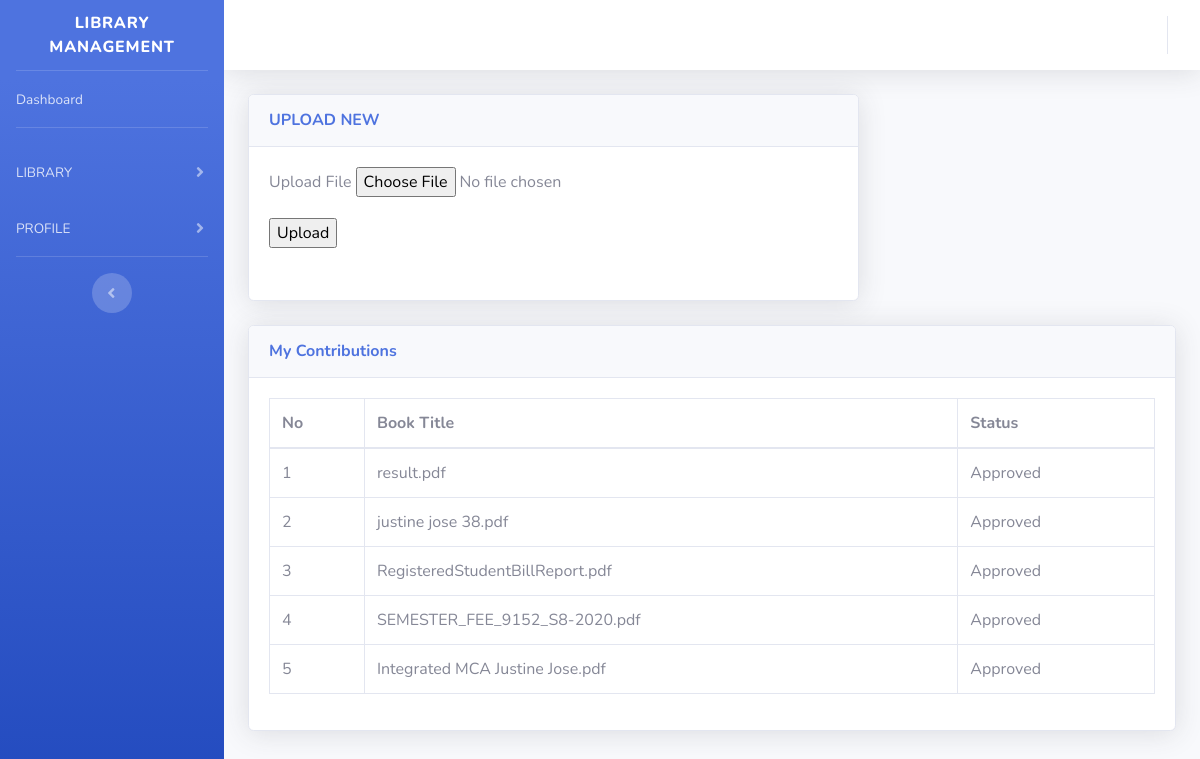
/templates/startbootstrap-sb-admin-2-gh-pages/user_ebook_add.php (signed in), run on the app's committed database.
### tables this page shows
CREATE TABLE `ebook_table` (
  `ebook_id` int(10) NOT NULL,
  `l_id` int(10) NOT NULL,
  `book_name` varchar(255) NOT NULL,
  `book_size` int(40) NOT NULL,
  `downloads` int(11) NOT NULL,
  `status` varchar(40) NOT NULL
);

### templates/startbootstrap-sb-admin-2-gh-pages/user_ebook_add.php (the view, shortened to what this page needs)
<?php
$con=mysqli_connect("localhost","root","","library_management")or die("Couldn't connect to server");
?>
<!DOCTYPE html>
<html lang="en">
<head>
    <link href="vendor/fontawesome-free/css/all.min.css" rel="stylesheet" type="text/css">
    <link href="css/sb-admin-2.min.css" rel="stylesheet">
</head>
<body id="page-top">
    <div id="wrapper">
        <ul class="navbar-nav bg-gradient-primary sidebar sidebar-dark accordion" id="accordionSidebar">
            <a class="sidebar-brand d-flex align-items-center justify-content-center" href="user.php">
                <div class="sidebar-brand-text mx-3">Library Management </div>
            </a>
            <hr class="sidebar-divider my-0">
            <li class="nav-item">
                <a class="nav-link" href="index.html">
                    <span>Dashboard</span></a>
            </li>
            <hr class="sidebar-divider">
            <li class="nav-item">
                <a class="nav-link collapsed" href="#" data-toggle="collapse" data-target="#collapseTwo"
                    aria-expanded="true" aria-controls="collapseTwo">
                    <span>LIBRARY</span>
                </a>
            </li>
            <li class="nav-item">
                <a class="nav-link collapsed" href="#" data-toggle="collapse" data-target="#collapseUtilities"
                    aria-expanded="true" aria-controls="collapseUtilities">
                    <span>PROFILE</span>
                </a>
            </li>
            <hr class="sidebar-divider">
            <div class="text-center d-none d-md-inline">
                <button class="rounded-circle border-0" id="sidebarToggle"></button>
            </div>
        </ul>
        <div id="content-wrapper" class="d-flex flex-column">
            <div id="content">
                <nav class="navbar navbar-expand navbar-light bg-white topbar mb-4 static-top shadow">
                    <ul class="navbar-nav ml-auto">
                    </ul>
                </nav>
                <div class="container-fluid">
                    <div class="row">
                        <div class="col-xl-8 col-lg-7">
                            <div class="card shadow mb-4">
                                <div class="card-header py-3">
                                    <h6 class="m-0 font-weight-bold text-primary">UPLOAD NEW </h6>
                                </div>
                                <div class="card-body">
                                    <div class="table-responsive">
                                        <table class="table table-bordered" id="dataTable" width="100%" cellspacing="0">
                                            <form name = "signup" method = "POST" action = "../startbootstrap-sb-admin-2-gh-pages/PHP/add_ebook_user.php" autocomplete="off" enctype="multipart/form-data" >
                                                <div class = "form-group">
                                                    <label>Upload File </label>
                                                        <input type="file" name="myfile" id="fileToUpload">
                                                </div>
                                                <div class = "form-group">
                                                        <input type="submit" value="Upload" name="Upload">
                                                </div>
                                            </form>
                                        </table>
                                </div>
                            </div>
                        </div>
                    </div>
                </div>
            </div>
            <div class="container-fluid">
<div class="card shadow mb-4">
    <div class="card-header py-3">
        <h6 class="m-0 font-weight-bold text-primary">My Contributions </h6>
    </div>
    <div class="card-body">
        <div class="table-responsive">
        <form method = "POST" action = "php/approve.php">
            <table class="table table-bordered" id="dataTable" width="100%" cellspacing="0">
                <thead>
                    <tr>
                        <th>No</th>
                        <th>Book Title</th>
                        <th>Status</th>
                    </tr>
                </thead>
    <?php
            $username =$_SESSION["username"];
            $sql = "SELECT * FROM ebook_table where l_id = (select l_id from login where username='$username')";
            $result = mysqli_query($con,$sql);
            $count = 1;
            while($row = mysqli_fetch_array($result))
                {
                    ?>
                    <tr>
                    <?php
                    echo "<td>" .$count++ ."</td>";
                    echo "<td>" .$row["book_name"] ."</td>";
                     if ($row['status']=='0')
                        {
                                  echo "<td> Waiting for action </td>";
                        }
                    elseif($row['status'] == 'Approved')
                        {
                            echo "<td>Approved</td>" ;
                        }
                    else {
                        echo "<td> Rejected </td>" ;
                    }
                }
    ?>
            </table>
        </form>
    </div>
    </div>
    </div>
        </div>
    </div>
</body>
</html>

### data on the page
ebook_table: book_name "result.pdf", status "Approved"
ebook_table: book_name "justine jose 38.pdf", status "Approved"
ebook_table: book_name "RegisteredStudentBillReport.pdf", status "Approved"
ebook_table: book_name "SEMESTER_FEE_9152_S8-2020.pdf", status "Approved"
ebook_table: book_name "Integrated MCA Justine Jose.pdf", status "Approved"
